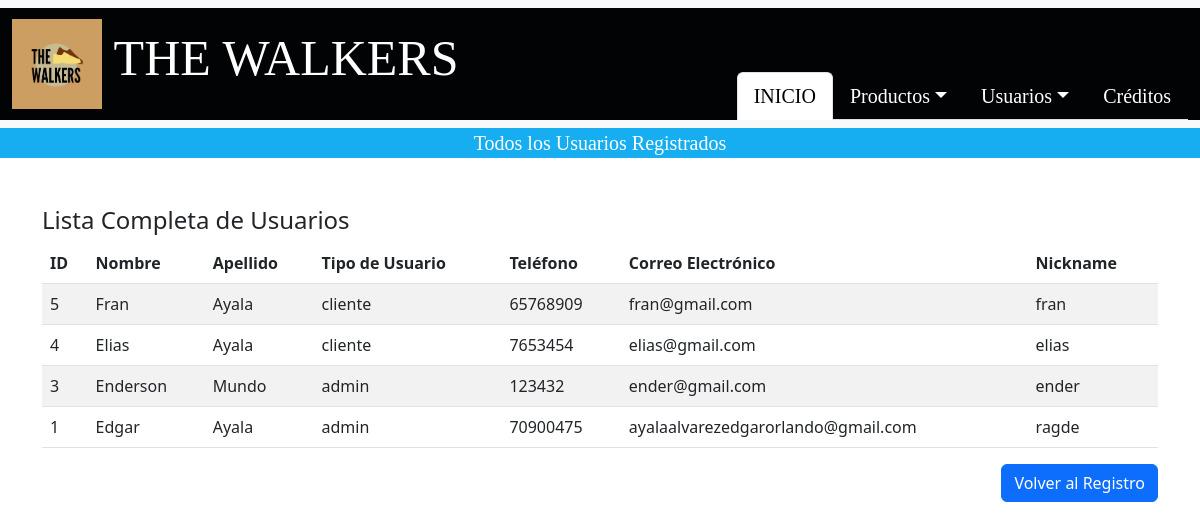
Page /Administrador/admin/CRUD_USUARIOS/usuarios_disponibles.php (signed in) on the earlier database version.
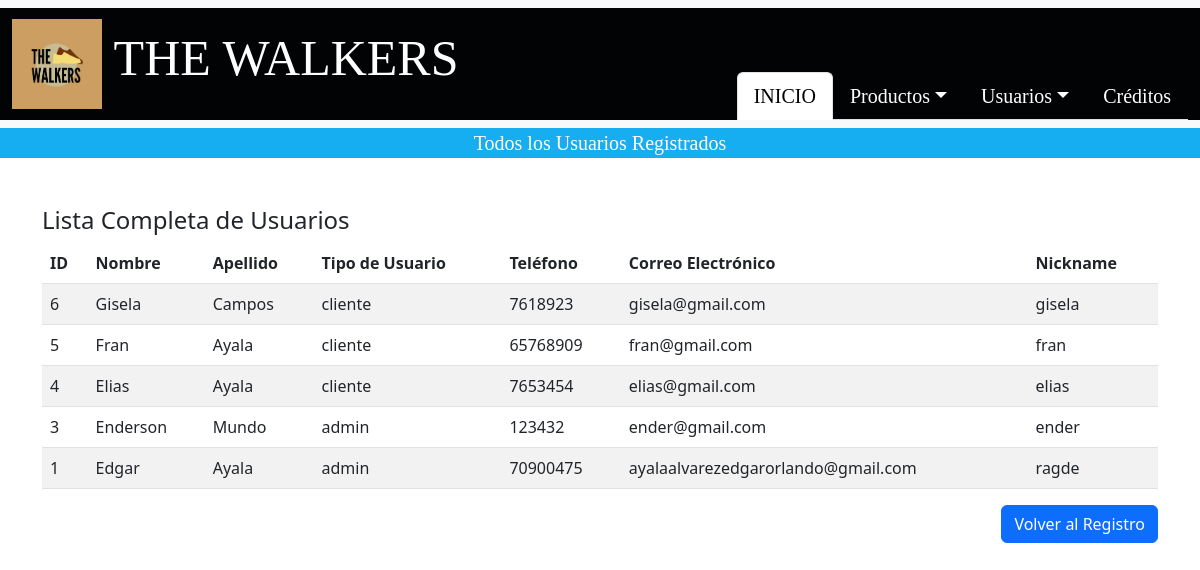
Same page on the later database version.
### tables this page shows
CREATE TABLE `usuario` (
  `cod_usuario` int(11) NOT NULL,
  `primer_nombre` varchar(50) NOT NULL,
  `primer_apellido` varchar(50) NOT NULL,
  `tipo_usuario` varchar(50) NOT NULL,
  `telefono_usuario` int(8) NOT NULL,
  `correo_usuario` varchar(100) NOT NULL,
  `nick_name` varchar(50) NOT NULL,
  `contraseña` varchar(20) NOT NULL
);

### Administrador/admin/CRUD_USUARIOS/usuarios_disponibles.php (the view, shortened to what this page needs)
<?php
$conexion = new mysqli('localhost', 'root', '', 'the_walkers_db');
$limit = 20;
$page = isset($_GET['page']) && is_numeric($_GET['page']) ? (int) $_GET['page'] : 1;
$offset = ($page - 1) * $limit;
$query_usuarios = "SELECT cod_usuario, primer_nombre, primer_apellido, tipo_usuario, telefono_usuario, correo_usuario, nick_name FROM usuario ORDER BY cod_usuario DESC LIMIT ? OFFSET ?";
$stmt_usuarios = $conexion->prepare($query_usuarios);
$stmt_usuarios->bind_param('ii', $limit, $offset);
$stmt_usuarios->execute();
$result_usuarios = $stmt_usuarios->get_result();
?>
<!DOCTYPE html>
<html lang="es">
<head>
    <link href="https://cdn.jsdelivr.net/npm/bootstrap@5.3.0/dist/css/bootstrap.min.css" rel="stylesheet">
</head>
<body>
    <nav class="navbar bg-body-tertiary">
        <div class="container-fluid fixed-width-container" style="background-color: #020304; font-family: 'Franklin Gothic Medium';">
            <a class="navbar-brand" href="#" style="background-color: #020304; color: white; font-size: 50px;">
                <img src="../../imagenes/001-Index/Logos/Logo.png" alt="Logo" width="90" height="90" class="d-inline-block align-text-center" style="background-color: #CC9E61;">
                THE WALKERS
            </a>
            <ul class="nav nav-tabs" style="margin-top: 4rem; font-size: 20px;">
                <li class="nav-item"><a class="nav-link active" aria-current="page" href="../../admin/admin.php">INICIO</a></li>
                <li class="nav-item dropdown">
                    <a class="nav-link dropdown-toggle" data-bs-toggle="dropdown" href="#" role="button" aria-expanded="false" style="color: white;">Productos</a>
                </li>
                <li class="nav-item dropdown">
                    <a class="nav-link dropdown-toggle" data-bs-toggle="dropdown" href="#" role="button" aria-expanded="false" style="color: white;">Usuarios</a>
                </li>
                <li class="nav-item"><a class="nav-link" href="../../../Administrador/creditos/creditos.html" style="color: white;">Créditos</a></li>
            </ul>
        </div>
    </nav>
    <p class="fs-5 text-center" style="margin-top: 0px; color: white; background-color: #16aef0; font-family: 'Franklin Gothic Medium', 'cursive';">
        Todos los Usuarios Registrados
    </p>
    <div class="container mt-5">
        <div class="row">
            <div class="col-md-12">
                <h4>Lista Completa de Usuarios</h4>
                <table class="table table-striped">
                    <thead>
                        <tr>
                            <th>ID</th>
                            <th>Nombre</th>
                            <th>Apellido</th>
                            <th>Tipo de Usuario</th>
                            <th>Teléfono</th>
                            <th>Correo Electrónico</th>
                            <th>Nickname</th>
                        </tr>
                    </thead>
                    <tbody>
                        <?php if ($result_usuarios->num_rows > 0) { ?>
                            <?php while ($row = $result_usuarios->fetch_assoc()) { ?>
                                <tr>
                                    <td><?php echo htmlspecialchars($row['cod_usuario']); ?></td>
                                    <td><?php echo htmlspecialchars($row['primer_nombre']); ?></td>
                                    <td><?php echo htmlspecialchars($row['primer_apellido']); ?></td>
                                    <td><?php echo htmlspecialchars($row['tipo_usuario']); ?></td>
                                    <td><?php echo htmlspecialchars($row['telefono_usuario']); ?></td>
                                    <td><?php echo htmlspecialchars($row['correo_usuario']); ?></td>
                                    <td><?php echo htmlspecialchars($row['nick_name']); ?></td>
                                </tr>
                            <?php } ?>
                        <?php } else { ?>
                            <tr>
                                <td colspan="7" class="text-center">No hay usuarios registrados.</td>
                            </tr>
                        <?php } ?>
                    </tbody>
                </table>
                <div class="d-flex justify-content-end mt-3">
                    <a href="registrar_usuarios.php" class="btn btn-primary">Volver al Registro</a>
                </div>
            </div>
        </div>
    </div>
    <br><br><br>
</body>
</html>

Differences in the rows shown:
added usuario: cod_usuario "6", primer_nombre "Gisela", primer_apellido "Campos", tipo_usuario "cliente", telefono_usuario "7618923", correo_usuario "gisela@gmail.com", nick_name "gisela"
